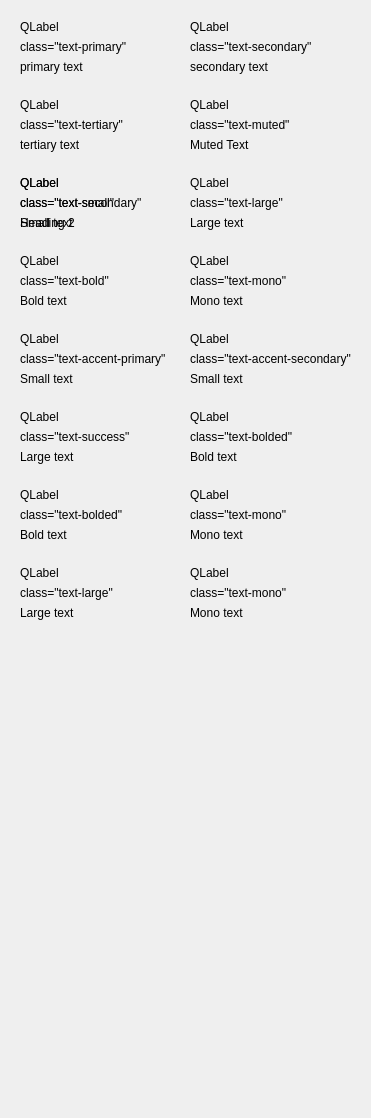
      <widget class="QWidget" name="textTab">
       <attribute name="title">
        <string>Text</string>
       </attribute>
       <layout class="QGridLayout" name="gridLayout_9">
        <item row="1" column="0">
         <widget class="QFrame" name="frame_68">
          <property name="frameShape">
           <enum>QFrame::NoFrame</enum>
          </property>
          <property name="class" stdset="0">
           <string>container-secondary</string>
          </property>
          <layout class="QVBoxLayout" name="verticalLayout_73">
           <item>
            <widget class="QLabel" name="label_160">
             <property name="text">
              <string>QLabel</string>
             </property>
             <property name="class" stdset="0">
              <string>text-bold</string>
             </property>
            </widget>
           </item>
           <item>
            <widget class="QLabel" name="label_161">
             <property name="text">
              <string>class=&quot;text-tertiary&quot;</string>
             </property>
             <property name="class" stdset="0">
              <string>text-small code</string>
             </property>
            </widget>
           </item>
           <item>
            <widget class="QLabel" name="label_162">
             <property name="text">
              <string>tertiary text</string>
             </property>
             <property name="class" stdset="0">
              <string>text-tertiary</string>
             </property>
            </widget>
           </item>
          </layout>
         </widget>
        </item>
        <item row="10" column="0" colspan="2">
         <spacer name="verticalSpacer_9">
          <property name="orientation">
           <enum>Qt::Vertical</enum>
          </property>
          <property name="sizeHint" stdset="0">
           <size>
            <width>20</width>
            <height>478</height>
           </size>
          </property>
         </spacer>
        </item>
        <item row="1" column="1">
         <widget class="QFrame" name="frame_67">
          <property name="frameShape">
           <enum>QFrame::NoFrame</enum>
          </property>
          <property name="class" stdset="0">
           <string>container-secondary</string>
          </property>
          <layout class="QVBoxLayout" name="verticalLayout_72">
           <item>
            <widget class="QLabel" name="label_157">
             <property name="text">
              <string>QLabel</string>
             </property>
             <property name="class" stdset="0">
              <string>text-bold</string>
             </property>
            </widget>
           </item>
           <item>
            <widget class="QLabel" name="label_158">
             <property name="text">
              <string>class=&quot;text-muted&quot;</string>
             </property>
             <property name="class" stdset="0">
              <string>text-small code</string>
             </property>
            </widget>
           </item>
           <item>
            <widget class="QLabel" name="label_159">
             <property name="text">
              <string>Muted Text</string>
             </property>
             <property name="class" stdset="0">
              <string>text-muted</string>
             </property>
            </widget>
           </item>
          </layout>
         </widget>
        </item>
        <item row="0" column="0">
         <widget class="QFrame" name="frame_66">
          <property name="frameShape">
           <enum>QFrame::NoFrame</enum>
          </property>
          <property name="class" stdset="0">
           <string>container-secondary</string>
          </property>
          <layout class="QVBoxLayout" name="verticalLayout_69">
           <item>
            <widget class="QLabel" name="label_148">
             <property name="text">
              <string>QLabel</string>
             </property>
             <property name="class" stdset="0">
              <string>text-bold</string>
             </property>
            </widget>
           </item>
           <item>
            <widget class="QLabel" name="label_149">
             <property name="text">
              <string>class=&quot;text-primary&quot;</string>
             </property>
             <property name="class" stdset="0">
              <string>text-small code</string>
             </property>
            </widget>
           </item>
           <item>
            <widget class="QLabel" name="label_150">
             <property name="text">
              <string>primary text</string>
             </property>
             <property name="class" stdset="0">
              <string>text-primary</string>
             </property>
            </widget>
           </item>
          </layout>
         </widget>
        </item>
        <item row="0" column="1">
         <widget class="QFrame" name="frame_65">
          <property name="frameShape">
           <enum>QFrame::NoFrame</enum>
          </property>
          <property name="class" stdset="0">
           <string>container-secondary</string>
          </property>
          <layout class="QVBoxLayout" name="verticalLayout_68">
           <item>
            <widget class="QLabel" name="label_145">
             <property name="text">
              <string>QLabel</string>
             </property>
             <property name="class" stdset="0">
              <string>text-bold</string>
             </property>
            </widget>
           </item>
           <item>
            <widget class="QLabel" name="label_146">
             <property name="text">
              <string>class=&quot;text-secondary&quot;</string>
             </property>
             <property name="class" stdset="0">
              <string>text-small code</string>
             </property>
            </widget>
           </item>
           <item>
            <widget class="QLabel" name="label_147">
             <property name="text">
              <string>secondary text</string>
             </property>
             <property name="class" stdset="0">
              <string>text-secondary</string>
             </property>
            </widget>
           </item>
          </layout>
         </widget>
        </item>
        <item row="3" column="1">
         <widget class="QFrame" name="frame_70">
          <property name="frameShape">
           <enum>QFrame::NoFrame</enum>
          </property>
          <property name="class" stdset="0">
           <string>container-secondary</string>
          </property>
          <layout class="QVBoxLayout" name="verticalLayout_75">
           <item>
            <widget class="QLabel" name="label_166">
             <property name="text">
              <string>QLabel</string>
             </property>
             <property name="class" stdset="0">
              <string>text-bold</string>
             </property>
            </widget>
           </item>
           <item>
            <widget class="QLabel" name="label_167">
             <property name="text">
              <string>class=&quot;text-mono&quot;</string>
             </property>
             <property name="class" stdset="0">
              <string>text-small code</string>
             </property>
            </widget>
           </item>
           <item>
            <widget class="QLabel" name="label_168">
             <property name="text">
              <string>Mono text</string>
             </property>
             <property name="class" stdset="0">
              <string>text-mono</string>
             </property>
            </widget>
           </item>
          </layout>
         </widget>
        </item>
        <item row="2" column="0">
         <widget class="QFrame" name="frame_71">
          <property name="frameShape">
           <enum>QFrame::NoFrame</enum>
          </property>
          <property name="class" stdset="0">
           <string>container-secondary</string>
          </property>
          <layout class="QVBoxLayout" name="verticalLayout_76">
           <item>
            <widget class="QLabel" name="label_169">
             <property name="text">
              <string>QLabel</string>
             </property>
             <property name="class" stdset="0">
              <string>text-bold</string>
             </property>
            </widget>
           </item>
           <item>
            <widget class="QLabel" name="label_170">
             <property name="text">
              <string>class=&quot;text-secondary&quot;</string>
             </property>
             <property name="class" stdset="0">
              <string>text-small code</string>
             </property>
            </widget>
           </item>
           <item>
            <widget class="QLabel" name="label_171">
             <property name="text">
              <string>Heading 2</string>
             </property>
             <property name="class" stdset="0">
              <string>text-secondary</string>
             </property>
            </widget>
           </item>
          </layout>
         </widget>
        </item>
        <item row="2" column="1">
         <widget class="QFrame" name="frame_73">
          <property name="frameShape">
           <enum>QFrame::NoFrame</enum>
          </property>
          <property name="class" stdset="0">
           <string>container-secondary</string>
          </property>
          <layout class="QVBoxLayout" name="verticalLayout_78">
           <item>
            <widget class="QLabel" name="label_175">
             <property name="text">
              <string>QLabel</string>
             </property>
             <property name="class" stdset="0">
              <string>text-bold</string>
             </property>
            </widget>
           </item>
           <item>
            <widget class="QLabel" name="label_176">
             <property name="text">
              <string>class=&quot;text-large&quot;</string>
             </property>
             <property name="class" stdset="0">
              <string>text-small code</string>
             </property>
            </widget>
           </item>
           <item>
            <widget class="QLabel" name="label_177">
             <property name="text">
              <string>Large text</string>
             </property>
             <property name="class" stdset="0">
              <string>text-large</string>
             </property>
            </widget>
           </item>
          </layout>
         </widget>
        </item>
        <item row="3" column="0">
         <widget class="QFrame" name="frame_69">
          <property name="frameShape">
           <enum>QFrame::NoFrame</enum>
          </property>
          <property name="class" stdset="0">
           <string>container-secondary</string>
          </property>
          <layout class="QVBoxLayout" name="verticalLayout_74">
           <item>
            <widget class="QLabel" name="label_163">
             <property name="text">
              <string>QLabel</string>
             </property>
             <property name="class" stdset="0">
              <string>text-bold</string>
             </property>
            </widget>
           </item>
           <item>
            <widget class="QLabel" name="label_164">
             <property name="text">
              <string>class=&quot;text-bold&quot;</string>
             </property>
             <property name="class" stdset="0">
              <string>text-small code</string>
             </property>
            </widget>
           </item>
           <item>
            <widget class="QLabel" name="label_165">
             <property name="text">
              <string>Bold text</string>
             </property>
             <property name="class" stdset="0">
              <string>text-bold</string>
             </property>
            </widget>
           </item>
          </layout>
         </widget>
        </item>
        <item row="2" column="0">
         <widget class="QFrame" name="frame_72">
          <property name="frameShape">
           <enum>QFrame::NoFrame</enum>
          </property>
          <property name="class" stdset="0">
           <string>container-secondary</string>
          </property>
          <layout class="QVBoxLayout" name="verticalLayout_77">
           <item>
            <widget class="QLabel" name="label_172">
             <property name="text">
              <string>QLabel</string>
             </property>
             <property name="class" stdset="0">
              <string>text-bold</string>
             </property>
            </widget>
           </item>
           <item>
            <widget class="QLabel" name="label_173">
             <property name="text">
              <string>class=&quot;text-small&quot;</string>
             </property>
             <property name="class" stdset="0">
              <string>text-small code</string>
             </property>
            </widget>
           </item>
           <item>
            <widget class="QLabel" name="label_174">
             <property name="text">
              <string>Small text</string>
             </property>
             <property name="class" stdset="0">
              <string>text-small</string>
             </property>
            </widget>
           </item>
          </layout>
         </widget>
        </item>
        <item row="5" column="1">
         <widget class="QFrame" name="frame_80">
          <property name="frameShape">
           <enum>QFrame::NoFrame</enum>
          </property>
          <property name="class" stdset="0">
           <string>container-secondary</string>
          </property>
          <layout class="QVBoxLayout" name="verticalLayout_85">
           <item>
            <widget class="QLabel" name="label_196">
             <property name="text">
              <string>QLabel</string>
             </property>
             <property name="class" stdset="0">
              <string>text-bold</string>
             </property>
            </widget>
           </item>
           <item>
            <widget class="QLabel" name="label_197">
             <property name="text">
              <string>class=&quot;text-bolded&quot;</string>
             </property>
             <property name="class" stdset="0">
              <string>text-small code</string>
             </property>
            </widget>
           </item>
           <item>
            <widget class="QLabel" name="label_198">
             <property name="text">
              <string>Bold text</string>
             </property>
             <property name="class" stdset="0">
              <string>text-warning</string>
             </property>
            </widget>
           </item>
          </layout>
         </widget>
        </item>
        <item row="8" column="0">
         <widget class="QFrame" name="frame_75">
          <property name="frameShape">
           <enum>QFrame::NoFrame</enum>
          </property>
          <property name="class" stdset="0">
           <string>container-secondary</string>
          </property>
          <layout class="QVBoxLayout" name="verticalLayout_80">
           <item>
            <widget class="QLabel" name="label_181">
             <property name="text">
              <string>QLabel</string>
             </property>
             <property name="class" stdset="0">
              <string>text-bold</string>
             </property>
            </widget>
           </item>
           <item>
            <widget class="QLabel" name="label_182">
             <property name="text">
              <string>class=&quot;text-large&quot;</string>
             </property>
             <property name="class" stdset="0">
              <string>text-small code</string>
             </property>
            </widget>
           </item>
           <item>
            <widget class="QLabel" name="label_183">
             <property name="text">
              <string>Large text</string>
             </property>
             <property name="class" stdset="0">
              <string>text-large</string>
             </property>
            </widget>
           </item>
          </layout>
         </widget>
        </item>
        <item row="6" column="0">
         <widget class="QFrame" name="frame_77">
          <property name="frameShape">
           <enum>QFrame::NoFrame</enum>
          </property>
          <property name="class" stdset="0">
           <string>container-secondary</string>
          </property>
          <layout class="QVBoxLayout" name="verticalLayout_82">
           <item>
            <widget class="QLabel" name="label_187">
             <property name="text">
              <string>QLabel</string>
             </property>
             <property name="class" stdset="0">
              <string>text-bold</string>
             </property>
            </widget>
           </item>
           <item>
            <widget class="QLabel" name="label_188">
             <property name="text">
              <string>class=&quot;text-bolded&quot;</string>
             </property>
             <property name="class" stdset="0">
              <string>text-small code</string>
             </property>
            </widget>
           </item>
           <item>
            <widget class="QLabel" name="label_189">
             <property name="text">
              <string>Bold text</string>
             </property>
             <property name="class" stdset="0">
              <string>text-error</string>
             </property>
            </widget>
           </item>
          </layout>
         </widget>
        </item>
        <item row="6" column="1">
         <widget class="QFrame" name="frame_78">
          <property name="frameShape">
           <enum>QFrame::NoFrame</enum>
          </property>
          <property name="class" stdset="0">
           <string>container-secondary</string>
          </property>
          <layout class="QVBoxLayout" name="verticalLayout_83">
           <item>
            <widget class="QLabel" name="label_190">
             <property name="text">
              <string>QLabel</string>
             </property>
             <property name="class" stdset="0">
              <string>text-bold</string>
             </property>
            </widget>
           </item>
           <item>
            <widget class="QLabel" name="label_191">
             <property name="text">
              <string>class=&quot;text-mono&quot;</string>
             </property>
             <property name="class" stdset="0">
              <string>text-small code</string>
             </property>
            </widget>
           </item>
           <item>
            <widget class="QLabel" name="label_192">
             <property name="text">
              <string>Mono text</string>
             </property>
             <property name="class" stdset="0">
              <string>text-info</string>
             </property>
            </widget>
           </item>
          </layout>
         </widget>
        </item>
        <item row="5" column="0">
         <widget class="QFrame" name="frame_79">
          <property name="frameShape">
           <enum>QFrame::NoFrame</enum>
          </property>
          <property name="class" stdset="0">
           <string>container-secondary</string>
          </property>
          <layout class="QVBoxLayout" name="verticalLayout_84">
           <item>
            <widget class="QLabel" name="label_193">
             <property name="text">
              <string>QLabel</string>
             </property>
             <property name="class" stdset="0">
              <string>text-bold</string>
             </property>
            </widget>
           </item>
           <item>
            <widget class="QLabel" name="label_194">
             <property name="text">
              <string>class=&quot;text-success&quot;</string>
             </property>
             <property name="class" stdset="0">
              <string>text-small code</string>
             </property>
            </widget>
           </item>
           <item>
            <widget class="QLabel" name="label_195">
             <property name="text">
              <string>Large text</string>
             </property>
             <property name="class" stdset="0">
              <string>text-success</string>
             </property>
            </widget>
           </item>
          </layout>
         </widget>
        </item>
        <item row="4" column="0">
         <widget class="QFrame" name="frame_81">
          <property name="frameShape">
           <enum>QFrame::NoFrame</enum>
          </property>
          <property name="class" stdset="0">
           <string>container-secondary</string>
          </property>
          <layout class="QVBoxLayout" name="verticalLayout_86">
           <item>
            <widget class="QLabel" name="label_199">
             <property name="text">
              <string>QLabel</string>
             </property>
             <property name="class" stdset="0">
              <string>text-bold</string>
             </property>
            </widget>
           </item>
           <item>
            <widget class="QLabel" name="label_200">
             <property name="text">
              <string>class=&quot;text-accent-primary&quot;</string>
             </property>
             <property name="class" stdset="0">
              <string>text-small code</string>
             </property>
            </widget>
           </item>
           <item>
            <widget class="QLabel" name="label_201">
             <property name="text">
              <string>Small text</string>
             </property>
             <property name="class" stdset="0">
              <string>text-accent-primary</string>
             </property>
            </widget>
           </item>
          </layout>
         </widget>
        </item>
        <item row="4" column="1">
         <widget class="QFrame" name="frame_76">
          <property name="frameShape">
           <enum>QFrame::NoFrame</enum>
          </property>
          <property name="class" stdset="0">
           <string>container-secondary</string>
          </property>
          <layout class="QVBoxLayout" name="verticalLayout_81">
           <item>
            <widget class="QLabel" name="label_184">
             <property name="text">
              <string>QLabel</string>
             </property>
             <property name="class" stdset="0">
              <string>text-bold</string>
             </property>
            </widget>
           </item>
           <item>
            <widget class="QLabel" name="label_185">
             <property name="text">
              <string>class=&quot;text-accent-secondary&quot;</string>
             </property>
             <property name="class" stdset="0">
              <string>text-small code</string>
             </property>
            </widget>
           </item>
           <item>
            <widget class="QLabel" name="label_186">
             <property name="text">
              <string>Small text</string>
             </property>
             <property name="class" stdset="0">
              <string>text-accent-secondary</string>
             </property>
            </widget>
           </item>
          </layout>
         </widget>
        </item>
        <item row="8" column="1">
         <widget class="QFrame" name="frame_74">
          <property name="frameShape">
           <enum>QFrame::NoFrame</enum>
          </property>
          <property name="class" stdset="0">
           <string>container-secondary</string>
          </property>
          <layout class="QVBoxLayout" name="verticalLayout_79">
           <item>
            <widget class="QLabel" name="label_178">
             <property name="text">
              <string>QLabel</string>
             </property>
             <property name="class" stdset="0">
              <string>text-bold</string>
             </property>
            </widget>
           </item>
           <item>
            <widget class="QLabel" name="label_179">
             <property name="text">
              <string>class=&quot;text-mono&quot;</string>
             </property>
             <property name="class" stdset="0">
              <string>text-small code</string>
             </property>
            </widget>
           </item>
           <item>
            <widget class="QLabel" name="label_180">
             <property name="text">
              <string>Mono text</string>
             </property>
             <property name="class" stdset="0">
              <string>&quot;text-mono&quot;</string>
             </property>
            </widget>
           </item>
          </layout>
         </widget>
        </item>
       </layout>
      </widget>
